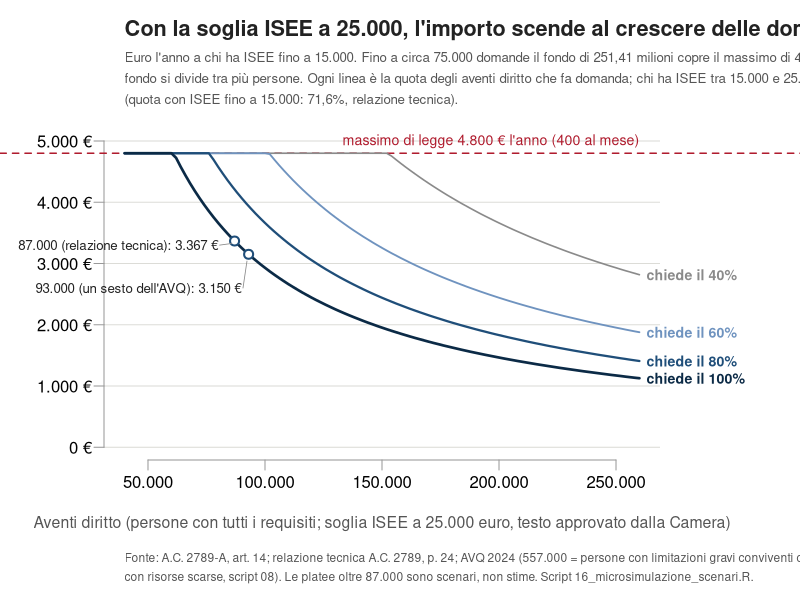
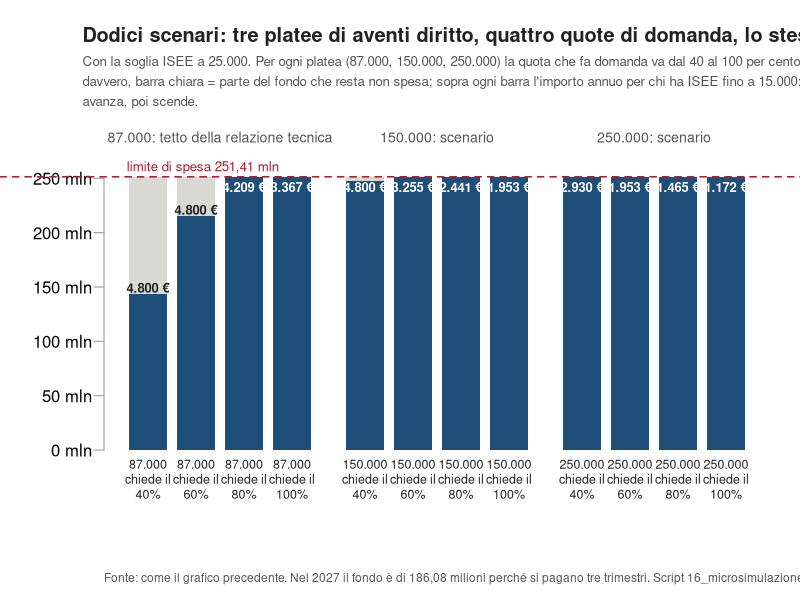

These charts were generated, in order, by the following R code:
# =============================================================================
# 16_microsimulazione_scenari.R
# Microsimulazione del contributo ai caregiver (art. 14 A.C. 2789-A) per scenari:
# quanti hanno diritto (platea), quanti fanno domanda (tasso di domanda, cioè
# 1 - non take-up) e quanto riceve ciascuno con il fondo fisso.
# Non usa microdati: parte dai numeri già verificati nel paper (relazione
# tecnica A.C. 2789 p. 24; A.C. 2789-A art. 14; microdati AVQ 2024 elaborati
# dagli script 08-10). È un esercizio per l'orale e per la tesi, non per il paper.
# Uscite: output/grafici/G16a_importo_per_platea_e_domande.png
#         output/grafici/G16b_spesa_per_scenario.png
#         output/tabelle/T21_microsimulazione_scenari.csv
# =============================================================================

TIPO_PNG <- if (Sys.info()[["sysname"]] == "Darwin") "quartz" else "cairo"   # il Mac non ha cairo
SFONDO <- "#f4f4f1"
BLU <- "#1f4e79"; AZZ <- "#6f93bf"; ROSSO <- "#b01c2e"; GRIGIO <- "#8a8a8a"; INK <- "#222222"; MUTED <- "#555555"
it <- function(x, d = 0) format(round(x, d), big.mark = ".", decimal.mark = ",", nsmall = d, trim = TRUE)

# ---- 1. I numeri di partenza (tutti già nel paper) ---------------------------
FONDO      <- 251.41e6   # limite di spesa del contributo dal 2028, art. 14 c. 5 (euro)
MASSIMO    <- 4800       # 1.200 euro a trimestre, art. 14 c. 3 (euro l'anno)
QUOTA_15K  <- 0.7164     # quota con ISEE fino a 15.000 (relazione tecnica, Osservatorio INPS)
COEFF_1525 <- 0.5        # chi ha ISEE tra 15.000 e 25.000 prende in media la metà (ipotesi: ISEE distribuiti in modo uniforme)
# una persona con ISEE 15-25 mila "pesa" come mezzo contributo pieno
PESO_MEDIO <- QUOTA_15K + (1 - QUOTA_15K) * COEFF_1525     # = 0,858 contributi pieni per avente diritto

# Platee (aventi diritto, cioè chi ha tutti i requisiti compreso l'ISEE fino a 25.000)
# 87.000 è il tetto della relazione tecnica con ISEE fino a 25.000 (di cui 62.333 con ISEE fino a 15.000);
# 93.000 è un sesto dei 557.000 dell'AVQ 2024 (stessa ipotesi "un sesto" della relazione tecnica); gli altri sono scenari.
platee <- c(87000, round(557000 / 6), 150000, 250000)
# Tassi di domanda (1 - non take-up). Negli studi sulle prestazioni sociali il
# mancato ricorso va dal 20 al 60 per cento: qui 40, 60, 80 e 100 per cento.
tassi <- c(0.40, 0.60, 0.80, 1.00)

# ---- 2. La simulazione --------------------------------------------------------
simula <- function(platea, tasso) {
  beneficiari   <- platea * tasso                         # chi fa domanda e la ottiene
  pieni_equiv   <- beneficiari * PESO_MEDIO               # in "contributi pieni equivalenti"
  importo_pieno <- min(MASSIMO, FONDO / pieni_equiv)      # euro l'anno per chi ha ISEE fino a 15.000
  spesa         <- importo_pieno * pieni_equiv            # quanto si spende davvero
  data.frame(platea = platea, tasso = tasso, beneficiari = round(beneficiari),
             importo_pieno = round(importo_pieno), mensile = round(importo_pieno / 12),
             importo_isee20 = round(importo_pieno * 0.5),  # chi ha ISEE 20.000 prende la metà
             spesa_mln = round(spesa / 1e6, 1), non_speso_mln = round((FONDO - spesa) / 1e6, 1),
             quota_massimo = round(100 * importo_pieno / MASSIMO))
}
T21 <- do.call(rbind, lapply(platee, function(p) do.call(rbind, lapply(tassi, function(t) simula(p, t)))))
rownames(T21) <- NULL
dir.create("output/tabelle", showWarnings = FALSE, recursive = TRUE)
dir.create("output/grafici", showWarnings = FALSE, recursive = TRUE)
write.csv2(T21, "output/tabelle/T21_microsimulazione_scenari.csv", row.names = FALSE)
print(T21)

# ---- 3. Grafico a: importo annuo per platea, una linea per tasso di domanda ----
griglia <- seq(40000, 260000, by = 2000)
png("output/grafici/G16a_importo_per_platea_e_domande.png", width = 10, height = 6.6, units = "in", res = 240,
    pointsize = 11, type = TIPO_PNG, bg = SFONDO)
par(family = "sans", mar = c(7, 5.2, 5.8, 7), mgp = c(3, 0.6, 0), las = 1, bty = "n", xpd = NA)
plot(NA, xlim = c(40000, 260000), ylim = c(0, 5200), xaxt = "n", yaxt = "n", xlab = "", ylab = "")
par(xpd = FALSE); abline(h = seq(0, 5000, 1000), col = "#dcdcd7"); par(xpd = NA)
axis(1, at = seq(50000, 250000, 50000), labels = it(seq(50000, 250000, 50000)), col = "#999999")
axis(2, at = seq(0, 5000, 1000), labels = paste0(it(seq(0, 5000, 1000)), " €"), col = "#999999")
abline(h = MASSIMO, col = ROSSO, lty = 2, lwd = 1.5)
text(260000, MASSIMO + 130, "massimo di legge 4.800 € l'anno (400 al mese)", adj = c(1, 0), col = ROSSO, cex = 0.85)
colori <- c(GRIGIO, AZZ, BLU, "#0b2a46"); spess <- c(1.6, 1.8, 2.2, 2.6)
for (i in seq_along(tassi)) {
  y <- sapply(griglia, function(p) simula(p, tassi[i])$importo_pieno)
  lines(griglia, y, col = colori[i], lwd = spess[i])
  text(263000, y[length(y)], paste0("chiede il ", tassi[i] * 100, "%"), adj = c(0, 0.5), col = colori[i], cex = 0.85, font = 2)
}
# i tre punti di riferimento con tutti che chiedono
for (p in c(87000, 93000)) {
  y <- simula(p, 1)$importo_pieno
  points(p, y, pch = 21, bg = "white", col = BLU, lwd = 2, cex = 1.2)
  if (p == 87000) { text(80000, 3300, paste0("87.000 (relazione tecnica): ", it(y), " €"), cex = 0.8, col = INK, adj = c(1, 0.5))
                    segments(80600, 3300, p - 1200, y - 40, col = GRIGIO, lwd = 0.8) }
  else            { text(90000, 2600, paste0("93.000 (un sesto dell'AVQ): ", it(y), " €"), cex = 0.8, col = INK, adj = c(1, 0.5))
                    segments(90600, 2600, p - 700, y - 110, col = GRIGIO, lwd = 0.8) }
}
mtext("Aventi diritto (persone con tutti i requisiti; soglia ISEE a 25.000 euro, testo approvato dalla Camera)", side = 1, line = 2.6, col = MUTED, cex = 0.95)
mtext("Con la soglia ISEE a 25.000, l'importo scende al crescere delle domande",
      side = 3, line = 3.8, adj = 0, font = 2, cex = 1.3, col = INK, at = 40000)
sott <- strwrap(paste0("Euro l'anno a chi ha ISEE fino a 15.000. Fino a circa 75.000 domande il fondo di 251,41 milioni copre il massimo di 4.800 euro; oltre, lo stesso fondo si divide tra pi\u00f9 persone. ",
                       "Ogni linea \u00e8 la quota degli aventi diritto che fa domanda; chi ha ISEE tra 15.000 e 25.000 riceve in media la met\u00e0 (quota con ISEE fino a 15.000: 71,6%, relazione tecnica)."), width = 150)
for (k in seq_along(sott)) mtext(sott[k], side = 3, line = 2.5 - (k - 1) * 1.05, adj = 0, cex = 0.8, col = MUTED, at = 40000)
fonte <- strwrap(paste0("Fonte: A.C. 2789-A, art. 14; relazione tecnica A.C. 2789, p. 24; AVQ 2024 (557.000 = persone con limitazioni gravi conviventi con un adulto ",
                        "non occupato in famiglie con risorse scarse, script 08). Le platee oltre 87.000 sono scenari, non stime. Script 16_microsimulazione_scenari.R."), width = 165)
for (k in seq_along(fonte)) mtext(fonte[k], side = 1, line = 4.3 + (k - 1) * 0.95, adj = 0, cex = 0.72, col = MUTED, at = 40000)
dev.off()

# ---- 4. Grafico b: spesa effettiva per scenario, con la parte del fondo non spesa ----
sel <- T21[T21$platea %in% c(87000, 150000, 250000), ]
sel$etic <- paste0(it(sel$platea), "\nchiede il\n", sel$tasso * 100, "%")
png("output/grafici/G16b_spesa_per_scenario.png", width = 10, height = 6.4, units = "in", res = 240,
    pointsize = 11, type = TIPO_PNG, bg = SFONDO)
par(family = "sans", mar = c(7.5, 5.2, 6.2, 1.5), mgp = c(3, 0.6, 0), las = 1, bty = "n", xpd = NA)
b <- barplot(rbind(sel$spesa_mln, sel$non_speso_mln), col = c(BLU, "#d9d9d4"), border = NA, ylim = c(0, 300),
             yaxt = "n", names.arg = rep("", nrow(sel)), space = c(0.6, rep(c(0.25, 0.25, 0.25, 0.9), 2), 0.25, 0.25, 0.25))
axis(2, at = seq(0, 250, 50), labels = paste0(it(seq(0, 250, 50)), " mln"), col = "#999999")
abline(h = FONDO / 1e6, col = ROSSO, lty = 2, lwd = 1.5)
text(b[1] - 0.55, FONDO / 1e6 + 5, "limite di spesa 251,41 mln", adj = c(0, 0), col = ROSSO, cex = 0.8)
text(b, -8, sel$etic, adj = c(0.5, 1), cex = 0.75, col = INK)
text(b, pmin(sel$spesa_mln, 236) + 6, paste0(it(sel$importo_pieno), " €"), cex = 0.78, font = 2, col = ifelse(sel$spesa_mln > 236, "white", INK))
text(mean(b[1:4]), 288, "87.000: tetto della relazione tecnica", cex = 0.85, col = MUTED)
text(mean(b[5:8]), 288, "150.000: scenario", cex = 0.85, col = MUTED)
text(mean(b[9:12]), 288, "250.000: scenario", cex = 0.85, col = MUTED)
mtext("Dodici scenari: tre platee di aventi diritto, quattro quote di domanda, lo stesso fondo di 251 milioni",
      side = 3, line = 3.9, adj = 0, font = 2, cex = 1.2, col = INK, at = -0.6)
sott2 <- strwrap(paste0("Con la soglia ISEE a 25.000. Per ogni platea (87.000, 150.000, 250.000) la quota che fa domanda va dal 40 al 100 per cento. ",
                        "Barra scura = quanto si spende davvero, barra chiara = parte del fondo che resta non spesa; sopra ogni barra l'importo annuo per chi ha ISEE fino a 15.000: ",
                        "resta 4.800 euro finch\u00e9 il fondo avanza, poi scende."), width = 160)
for (k in seq_along(sott2)) mtext(sott2[k], side = 3, line = 2.7 - (k - 1) * 1.0, adj = 0, cex = 0.8, col = MUTED, at = -0.6)
mtext("Fonte: come il grafico precedente. Nel 2027 il fondo è di 186,08 milioni perché si pagano tre trimestri. Script 16_microsimulazione_scenari.R.",
      side = 1, line = 5.8, adj = 0, cex = 0.72, col = MUTED)
dev.off()
cat("Salvati G16a, G16b e T21\n")
